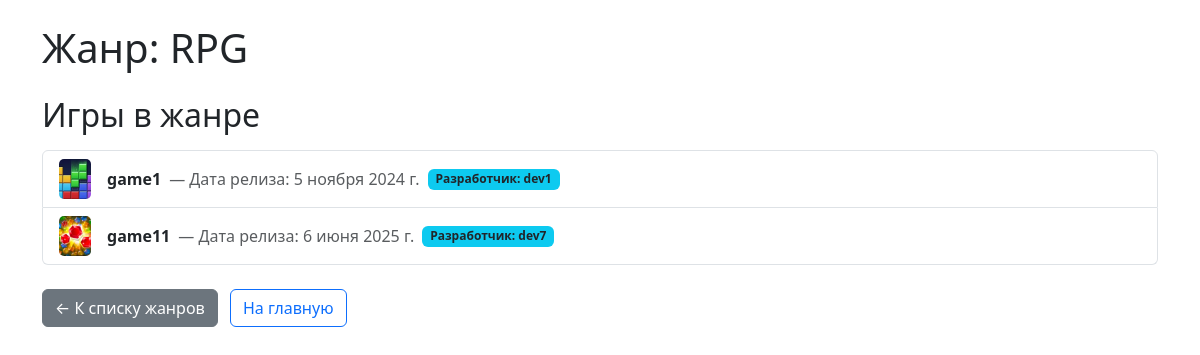
Screenshot of /genre/1/ with the database file from the repository.
### store/models.py (models this page shows, shortened)
class Genre(models.Model):
    name = models.CharField("Название жанра", max_length=50, unique=True)
    class Meta:
        verbose_name = "Жанр"
        verbose_name_plural = "Жанры"

class Game(models.Model):
    title = models.CharField("Название игры", max_length=100)
    description = models.TextField("Описание")
    price = models.DecimalField("Цена", max_digits=8, decimal_places=2)
    release_date = models.DateField("Дата выхода")
    developer = models.ForeignKey(Developer, on_delete=models.CASCADE, verbose_name="Разработчик")
    genre = models.ForeignKey(Genre, on_delete=models.SET_NULL, null=True, verbose_name="Жанр")
    cover_image = models.ImageField("Обложка", upload_to='game_covers/', blank=True)
    class Meta:
        verbose_name = "Игра"
        verbose_name_plural = "Игры"

class Developer(models.Model):
    name = models.CharField("Имя разработчика", max_length=100)
    country = models.CharField("Страна", max_length=50, blank=True, null=True)
    website = models.URLField("Сайт", blank=True, null=True)
    class Meta:
        verbose_name = "Разработчик"
        verbose_name_plural = "Разработчики"

### store/views.py (the view)
# urls.py: path('genre/<int:genre_id>/', genre_detail_view, name='genre_detail'),
def genre_detail_view(request, genre_id):
    genre = Genre.objects.get(id=genre_id)
    games = Game.objects.filter(genre=genre)
    return render(request, 'genre_detail.html', {'genre': genre, 'games': games})

### templates/genre_detail.html (shortened to what this page needs)
<!DOCTYPE html>
<html lang="ru">
<head>
    <link href="https://cdn.jsdelivr.net/npm/bootstrap@5.3.3/dist/css/bootstrap.min.css" rel="stylesheet">
</head>
<body>
    <div class="container mt-4">
        <h1 class="mb-4">Жанр: {{ genre.name }}</h1>
        <h2 class="mb-3">Игры в жанре</h2>
        <ul class="list-group mb-4">
            {% for game in games %}
                <li class="list-group-item d-flex align-items-center">
                    {% if game.cover_image %}
                        <img src="{{ game.cover_image.url }}" alt="cover" class="me-3" style="height: 40px; width: 32px; object-fit: cover; border-radius: 5px;">
                    {% else %}
                        <img src="https://via.placeholder.com/32x40?text=No+Image" alt="no cover" class="me-3" style="height: 40px; width: 32px; object-fit: cover; border-radius: 5px;">
                    {% endif %}
                    <strong>{{ game.title }}</strong>
                    <span class="text-muted ms-2">— Дата релиза: {{ game.release_date }}</span>
                    {% if game.developer %}
                        <span class="badge bg-info text-dark ms-2">Разработчик: {{ game.developer.name }}</span>
                    {% endif %}
                </li>
            {% empty %}
                <li class="list-group-item">Нет игр в этом жанре.</li>
            {% endfor %}
        </ul>
        <a href="{% url 'all_genres' %}" class="btn btn-secondary me-2">← К списку жанров</a>
        <a href="/" class="btn btn-outline-primary">На главную</a>
    </div>
</body>
</html>

### rows the page displays
Genre: name "RPG"
Game: cover_image (picture), title "game1", release_date "5 ноября 2024 г.", developer.name "dev1"
Game: cover_image (picture), title "game11", release_date "6 июня 2025 г.", developer.name "dev7"
